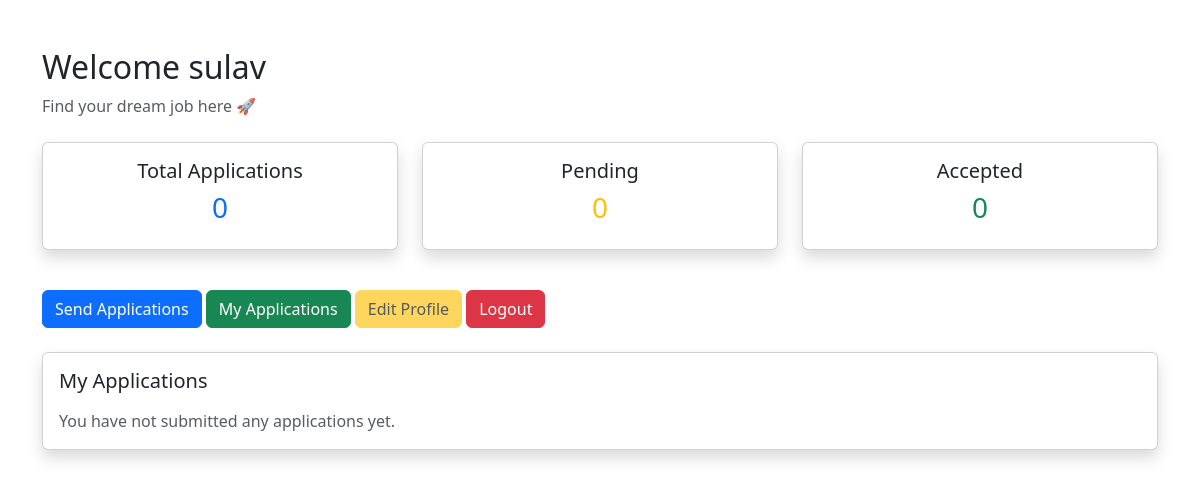
/user/user_dash/ (signed in), run on an earlier commit of the app's database.
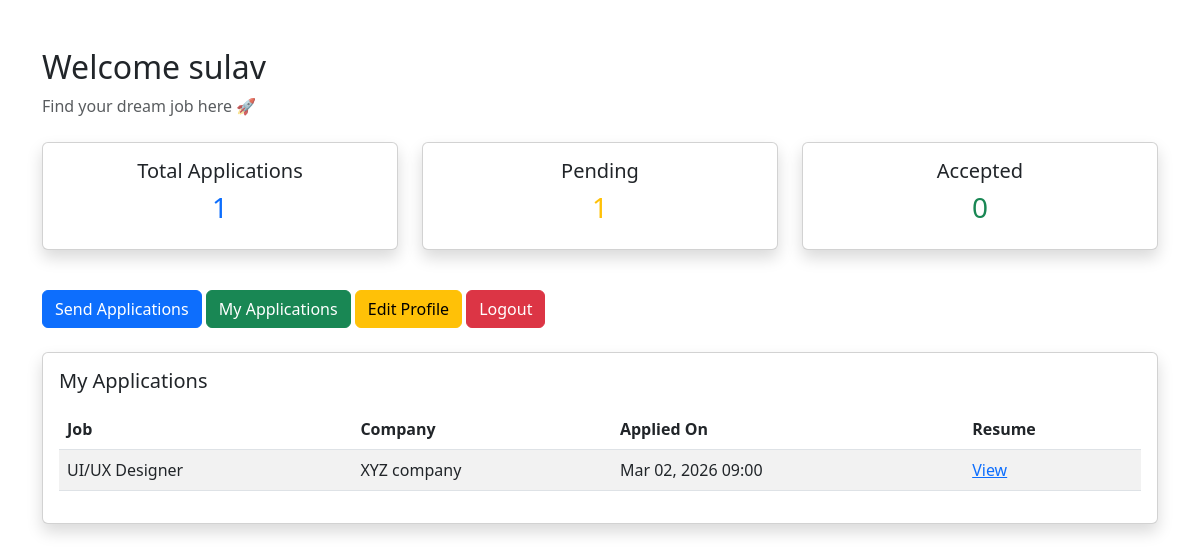
And on a later commit of the database.
### user/models.py (models this page shows, shortened)
class JobApplication(models.Model):
    STATUS_PENDING = "pending"
    STATUS_APPROVED = "approved"
    STATUS_REJECTED = "rejected"
    STATUS_CHOICES = [
        (STATUS_PENDING, "Pending"),
        (STATUS_APPROVED, "Approved"),
        (STATUS_REJECTED, "Rejected"),
    ]
    user = models.ForeignKey(User, on_delete=models.CASCADE, related_name="applications")
    job = models.ForeignKey(AddJob, on_delete=models.CASCADE, related_name="applications")
    full_name = models.CharField(max_length=150)
    email = models.EmailField()
    phone = models.CharField(max_length=30)
    city = models.CharField(max_length=100)
    study = models.CharField(max_length=150)
    skills = models.TextField()
    resume = models.FileField(upload_to="resumes/")
    status = models.CharField(max_length=20, choices=STATUS_CHOICES, default=STATUS_PENDING)
    created_at = models.DateTimeField(auto_now_add=True)
    class Meta:
        ordering = ["-created_at"]

### employer/models.py (models this page shows, shortened)
class AddJob(models.Model):
    employer = models.ForeignKey(Employer, on_delete=models.CASCADE, related_name="jobs")
    job_title = models.CharField(max_length=150)
    company_name = models.CharField(max_length=150)
    job_image = models.FileField(upload_to="job_images/", blank=True, null=True)
    location = models.CharField(max_length=150)
    job_description = models.TextField()
    salary = models.CharField(max_length=100, blank=True)
    is_active = models.BooleanField(default=True)
    created_at = models.DateTimeField(auto_now_add=True)

### user/views.py (the view)
# urls.py: path('user_dash/', views.user_dash, name='user_dash'),
def user_dash(request):
    user_id = request.session.get('user_id')
    if not user_id:
        messages.error(request, "Please login first.")
        return redirect('user_log')
    try:
        user = User.objects.get(id=user_id)
    except User.DoesNotExist:
        request.session.pop('user_id', None)
        messages.error(request, "Session expired. Please login again.")
        return redirect('user_log')
    applications = JobApplication.objects.filter(user=user).select_related("job")
    latest_application = applications.order_by("-created_at").first()
    context = {
        "user": user,
        "total_applications": applications.count(),
        "pending": applications.filter(status=JobApplication.STATUS_PENDING).count(),
        "accepted": applications.filter(status=JobApplication.STATUS_APPROVED).count(),
        "applications": applications,
        "latest_application": latest_application,
    }
    return render(request, 'user_dash.html', context)

### user/templates/user_dash.html (shortened to what this page needs)
<!DOCTYPE html>
<html>
<head>
    <link href="https://cdn.jsdelivr.net/npm/bootstrap@5.3.0/dist/css/bootstrap.min.css" rel="stylesheet">
</head>
<body>
<div class="container mt-5">
    <h2>Welcome {{ user.user_name }}</h2>
    <p class="text-muted">Find your dream job here 🚀</p>
    <div class="row mt-4">
        <div class="col-md-4 mb-3">
            <div class="card shadow p-3 text-center">
                <h5>Total Applications</h5>
                <h3 class="text-primary">{{ total_applications }}</h3>
            </div>
        </div>
        <div class="col-md-4 mb-3">
            <div class="card shadow p-3 text-center">
                <h5>Pending</h5>
                <h3 class="text-warning">{{ pending }}</h3>
            </div>
        </div>
        <div class="col-md-4 mb-3">
            <div class="card shadow p-3 text-center">
                <h5>Accepted</h5>
                <h3 class="text-success">{{ accepted }}</h3>
            </div>
        </div>
    </div>
    <div class="mt-4">
        <a href="{%url 'application'%}" class="btn btn-primary">Send Applications</a>
        <a href="{%url 'view_app'%}" class="btn btn-success">My Applications</a>
        {% if latest_application %}
            <a href="{% url 'edit_application' latest_application.id %}" class="btn btn-warning">Edit Profile</a>
        {% else %}
            <a href="#" class="btn btn-warning disabled" aria-disabled="true">Edit Profile</a>
        {% endif %}
        <a href="{% url 'home'%}" class="btn btn-danger"onclick="return confirm('Are you sure you want to logout?');">Logout</a>
    </div>
    <div class="card shadow mt-4">
        <div class="card-body">
            <h5 class="card-title mb-3">My Applications</h5>
            {% if applications %}
                <div class="table-responsive">
                    <table class="table table-striped align-middle">
                        <thead>
                            <tr>
                                <th>Job</th>
                                <th>Company</th>
                                <th>Applied On</th>
                                <th>Resume</th>
                            </tr>
                        </thead>
                        <tbody>
                            {% for application in applications %}
                                <tr>
                                    <td>{{ application.job.job_title }}</td>
                                    <td>{{ application.job.company_name }}</td>
                                    <td>{{ application.created_at|date:"M d, Y H:i" }}</td>
                                    <td>
                                        {% if application.resume %}
                                            <a href="{{ application.resume.url }}" target="_blank" rel="noopener">View</a>
                                        {% else %}
                                            N/A
                                        {% endif %}
                                    </td>
                                </tr>
                            {% endfor %}
                        </tbody>
                    </table>
                </div>
            {% else %}
                <p class="text-muted mb-0">You have not submitted any applications yet.</p>
            {% endif %}
        </div>
    </div>
</div>
</body>
</html>

What changed in the data, as far as the page shows it:
added JobApplication: job.job_title "UI/UX Designer", job.company_name "XYZ company", created_at "Mar 02, 2026 09:00"
Also different on the page:
{{ total_applications }}: "0" → "1"
{{ pending }}: "0" → "1"
text no longer shown: "You have not submitted any applications yet."
text now shown: "Job Company Applied On Resume"
